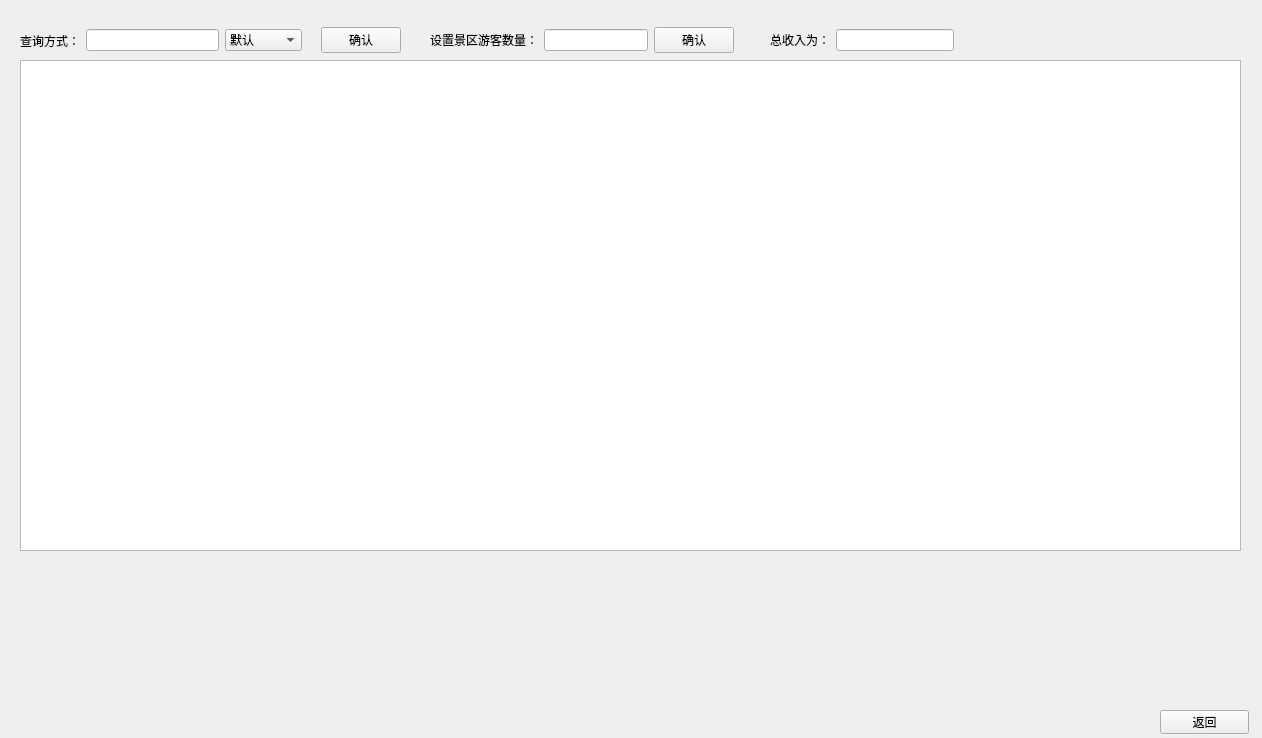
<?xml version="1.0" encoding="UTF-8"?>
<ui version="4.0">
 <class>Order_information</class>
 <widget class="QWidget" name="Order_information">
  <property name="geometry">
   <rect>
    <x>0</x>
    <y>0</y>
    <width>1262</width>
    <height>738</height>
   </rect>
  </property>
  <property name="windowTitle">
   <string>Form</string>
  </property>
  <widget class="QPushButton" name="back_btn">
   <property name="geometry">
    <rect>
     <x>1160</x>
     <y>710</y>
     <width>89</width>
     <height>24</height>
    </rect>
   </property>
   <property name="text">
    <string>返回</string>
   </property>
  </widget>
  <widget class="QTableView" name="order">
   <property name="geometry">
    <rect>
     <x>20</x>
     <y>60</y>
     <width>1221</width>
     <height>491</height>
    </rect>
   </property>
  </widget>
  <widget class="QWidget" name="horizontalLayoutWidget">
   <property name="geometry">
    <rect>
     <x>20</x>
     <y>10</y>
     <width>381</width>
     <height>61</height>
    </rect>
   </property>
   <layout class="QHBoxLayout" name="horizontalLayout">
    <item>
     <widget class="QLabel" name="label_2">
      <property name="text">
       <string>查询方式：</string>
      </property>
     </widget>
    </item>
    <item>
     <widget class="QLineEdit" name="input"/>
    </item>
    <item>
     <widget class="QComboBox" name="searchSelect">
      <item>
       <property name="text">
        <string>默认</string>
       </property>
      </item>
      <item>
       <property name="text">
        <string>订单号</string>
       </property>
      </item>
      <item>
       <property name="text">
        <string>游客姓名</string>
       </property>
      </item>
      <item>
       <property name="text">
        <string>时间</string>
       </property>
      </item>
      <item>
       <property name="text">
        <string>套餐</string>
       </property>
      </item>
      <item>
       <property name="text">
        <string>导游姓名</string>
       </property>
      </item>
     </widget>
    </item>
    <item>
     <widget class="QLabel" name="label">
      <property name="text">
       <string/>
      </property>
     </widget>
    </item>
    <item>
     <widget class="QPushButton" name="confirm">
      <property name="text">
       <string>确认</string>
      </property>
     </widget>
    </item>
   </layout>
  </widget>
  <widget class="QWidget" name="horizontalLayoutWidget_2">
   <property name="geometry">
    <rect>
     <x>770</x>
     <y>0</y>
     <width>184</width>
     <height>80</height>
    </rect>
   </property>
   <layout class="QHBoxLayout" name="horizontalLayout_2">
    <item>
     <widget class="QLabel" name="label_3">
      <property name="text">
       <string>总收入为：</string>
      </property>
     </widget>
    </item>
    <item>
     <widget class="QLineEdit" name="income"/>
    </item>
   </layout>
  </widget>
  <widget class="QWidget" name="horizontalLayoutWidget_3">
   <property name="geometry">
    <rect>
     <x>430</x>
     <y>0</y>
     <width>304</width>
     <height>80</height>
    </rect>
   </property>
   <layout class="QHBoxLayout" name="horizontalLayout_3">
    <item>
     <widget class="QLabel" name="label_4">
      <property name="text">
       <string>设置景区游客数量：</string>
      </property>
     </widget>
    </item>
    <item>
     <widget class="QLineEdit" name="lineEdit"/>
    </item>
    <item>
     <widget class="QPushButton" name="confirm_2">
      <property name="text">
       <string>确认</string>
      </property>
     </widget>
    </item>
   </layout>
  </widget>
 </widget>
 <resources/>
 <connections/>
</ui>
